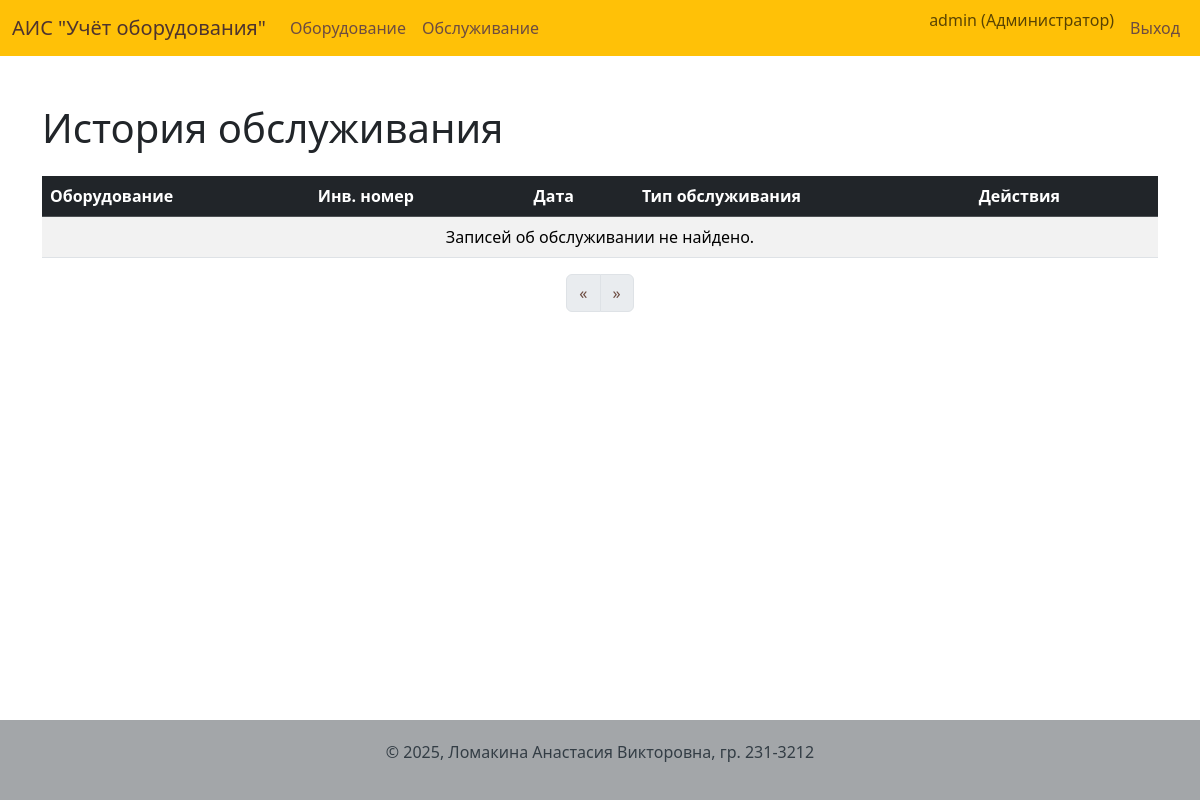
/service (signed in), run on an earlier commit of the app's database.
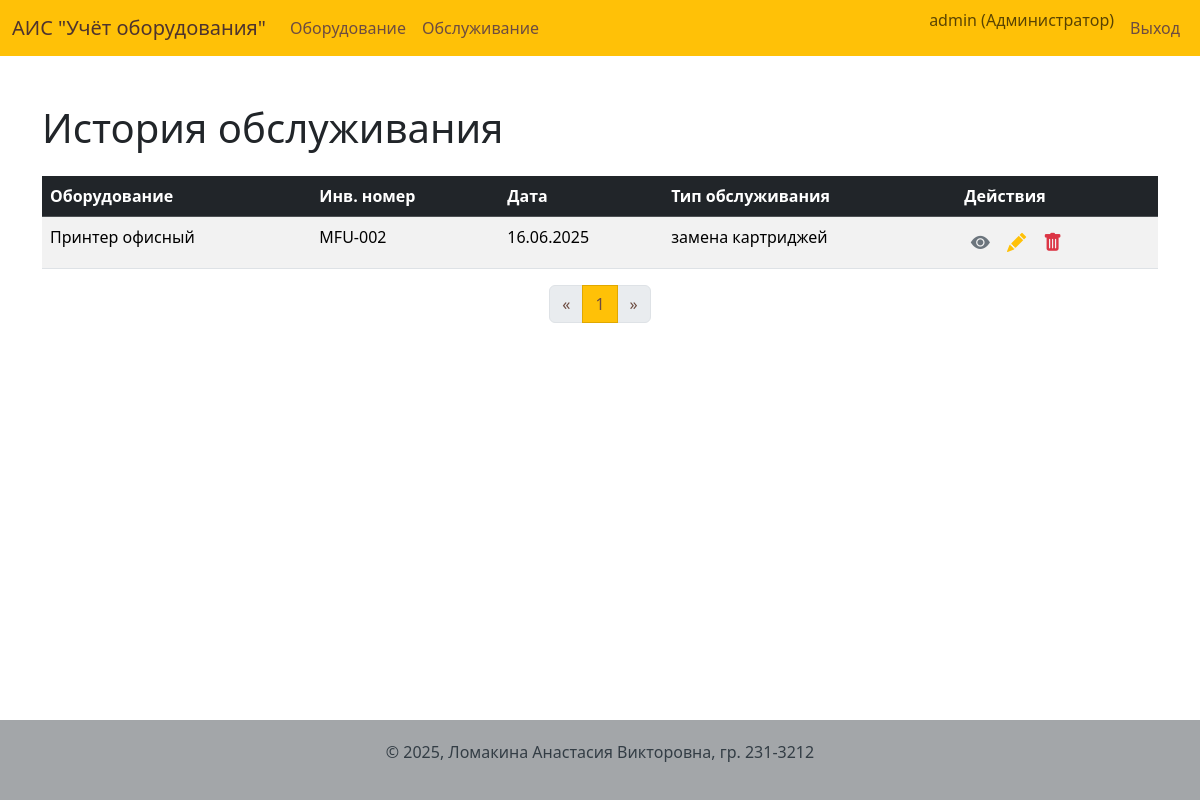
And on a later commit of the database.
### app/models.py (models this page shows, shortened)
class ServiceHistory(db.Model):
    id = db.Column(db.Integer, primary_key=True)
    service_date = db.Column(db.Date, nullable=False, default=date.today)
    service_type = db.Column(db.String(100), nullable=False)
    notes = db.Column(db.Text, nullable=False)
    equipment_id = db.Column(db.Integer, db.ForeignKey('equipment.id', ondelete='CASCADE'), nullable=False)

class Equipment(db.Model):
    id = db.Column(db.Integer, primary_key=True)
    name = db.Column(db.String(200), nullable=False)
    inventory_number = db.Column(db.String(100), unique=True, nullable=False)
    purchase_date = db.Column(db.Date, nullable=False, default=date.today)
    cost = db.Column(db.Numeric(10, 2), nullable=False)
    status = db.Column(db.Enum('В эксплуатации', 'На ремонте', 'Списано', name='equipment_status_enum'), nullable=False, default='В эксплуатации')
    notes = db.Column(db.Text)
    category_id = db.Column(db.Integer, db.ForeignKey('category.id'), nullable=False)
    image_id = db.Column(db.Integer, db.ForeignKey('image.id'), nullable=True)
    photo = db.relationship('Image', backref='equipment', uselist=False, lazy=True)
    responsible_persons = db.relationship('ResponsiblePerson', secondary=equipment_responsible_persons, lazy='subquery',
        backref=db.backref('equipments', lazy=True))
    service_history = db.relationship('ServiceHistory', backref='equipment', lazy='dynamic', cascade="all, delete-orphan")

### app/routes.py (the view)
@bp.route('/service')
@login_required
@tech_or_admin_required
def service_list():
    page = request.args.get('page', 1, type=int)
    query = ServiceHistory.query.order_by(ServiceHistory.service_date.desc())
    pagination = query.paginate(page=page, per_page=10, error_out=False)
    service_records = pagination.items
    url_args = request.args.copy()
    if 'page' in url_args:
        url_args.pop('page')
    return render_template('service_list.html',
                           title='История обслуживания',
                           service_records=service_records,
                           pagination=pagination,
                           url_args=url_args)

### app/models.py (called while the page is built)
@login.user_loader
def load_user(id):
    return User.query.get(int(id))

    def is_admin(self):
        return self.role == 'Администратор'

### app/routes.py (called while the page is built)
def tech_or_admin_required(f):
    @wraps(f)
    def decorated_function(*args, **kwargs):
        if not (current_user.is_admin() or current_user.is_tech()):
            flash('У вас недостаточно прав для выполнения данного действия.', 'danger')
            return redirect(url_for('main.index'))
        return f(*args, **kwargs)
    return decorated_function

### app/templates/service_list.html (shortened to what this page needs)
{% extends "base.html" %}
{% from '_macros.html' import pagination_widget %}
{% block content %}
    <h1 class="mb-4">История обслуживания</h1>
    <table class="table table-striped table-hover">
        <thead class="table-dark">
            <tr>
                <th>Оборудование</th>
                <th>Инв. номер</th>
                <th>Дата</th>
                <th>Тип обслуживания</th>
                <th>Действия</th>
            </tr>
        </thead>
        <tbody>
            {% for record in service_records %}
            <tr>
                <td>{{ record.equipment.name }}</td>
                <td>{{ record.equipment.inventory_number }}</td>
                <td>{{ record.service_date.strftime('%d.%m.%Y') }}</td>
                <td>{{ record.service_type }}</td>
                <td>
                    <a href="{{ url_for('main.equipment_detail', id=record.equipment.id) }}" class="btn btn-sm btn-info" title="Просмотр оборудования"><i class="bi bi-eye-fill"></i></a>
                    <a href="{{ url_for('main.edit_service_record', id=record.id) }}" class="btn btn-sm btn-warning" title="Редактировать запись"><i class="bi bi-pencil-fill"></i></a>
                    <button type="button" class="btn btn-sm btn-danger"
                            data-bs-toggle="modal"
                            data-bs-target="#deleteModal"
                            data-equipment-name="запись об обслуживании от {{ record.service_date.strftime('%d.%m.%Y') }}"
                            data-delete-url="{{ url_for('main.delete_service_record', id=record.id) }}" title="Удалить запись"><i class="bi bi-trash-fill"></i></button>
                </td>
            </tr>
            {% else %}
            <tr>
                <td colspan="5" class="text-center">Записей об обслуживании не найдено.</td>
            </tr>
            {% endfor %}
        </tbody>
    </table>
    {{ pagination_widget(pagination, 'main.service_list', url_args=url_args) }}
{% endblock %}

What changed in the data, as far as the page shows it:
added ServiceHistory: equipment.name "Принтер офисный", equipment.inventory_number "MFU-002", service_date "16.06.2025", service_type "замена картриджей"
Also different on the page:
new list line: "1"
text no longer shown: "Записей об обслуживании не найдено."
